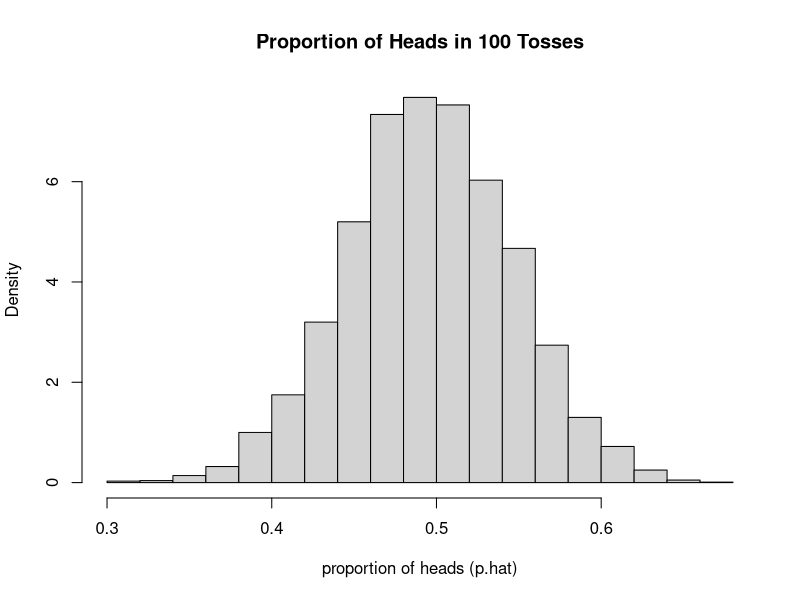
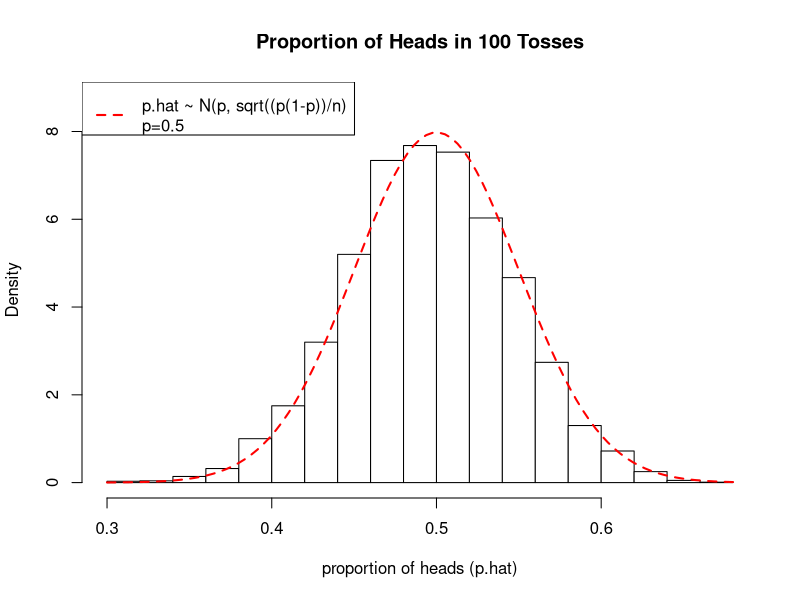
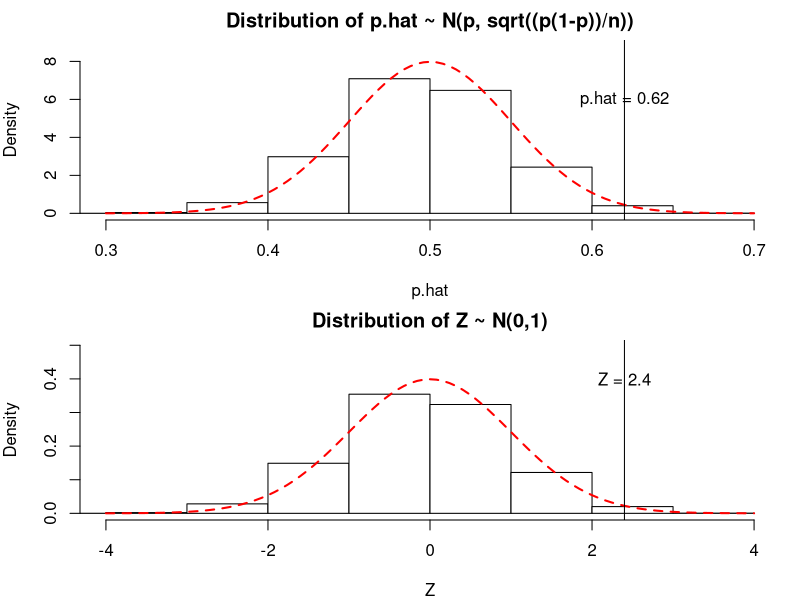
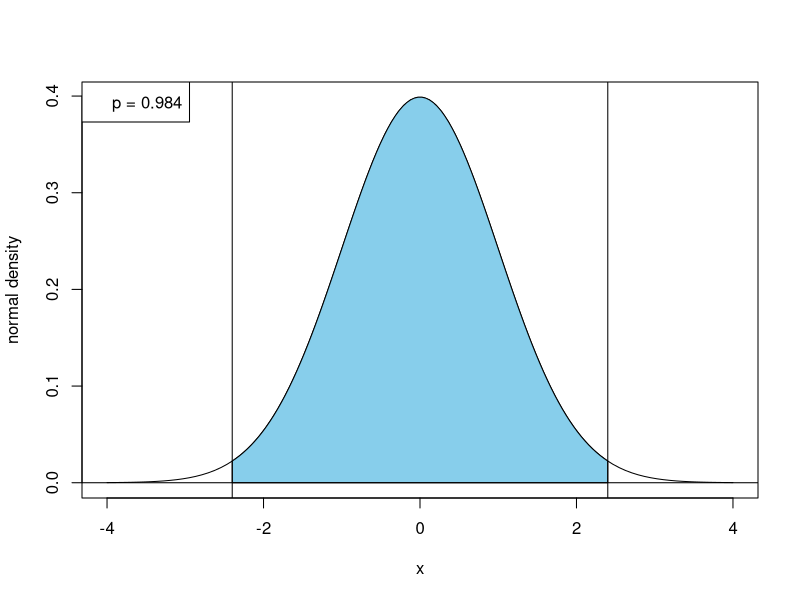

Recreate these plots in R, in order.
####################################################
# Intro to hypothesis testing:
####################################################

# Suppose I want to determine if a coin is biased. 
# I'll flip the coin 100 times, if the proportion of heads I get
# is much more or less than I'd expect by chance, then
# I conclude the coin is biased.

# What proportion of heads do I expect to get by chance? 
# We will simulate to get the distribution of this proportion
count.heads <- function(n) {
  tosses = sample(c("H", "T"), n, replace= TRUE)
  prop.heads = sum(tosses == "H") / length(tosses)
  return(prop.heads)
}


p.hat = replicate(5000, count.heads(100))
hist(p.hat, prob = TRUE, xlab = "proportion of heads (p.hat)", 
     main = "Proportion of Heads in 100 Tosses")

###############################################################
# Fact: if p.hat is the distribution of a sample proportion 
# calculated from a population with mean mu = p, then its 
# standard deviation is sigma / sqrt(n), where sigma = 
# sqrt(p(1-p)) and n is the sample size. Furthermore, 
# the distribution is approximately normal!
###############################################################

####################################################
# histogram with normal distribution
####################################################
hist.norm <- function(X, mu, sigma, ...) { 
  h = hist(X, plot = FALSE)
  col = rep("white", length(h$breaks))
  ylim = NULL
  m = max( max(h$density), dnorm(mu, mean = mu, sd = sigma))
  m = m +0.1*m  
  ylim = c(0,m)
  
  hist(X, prob = TRUE, ylim = ylim, col = col, ...)
  
  curve(dnorm(x, mean = mu, sd = sigma), col = "red", lty = 2, lwd = 2, 
        add = TRUE)
}

n = 100 
p = 0.5
mu = p
sigma = sqrt(p*(1-p))

hist.norm(p.hat, mu, sigma / sqrt(n), main = "Proportion of Heads in 100 Tosses",
          xlab = "proportion of heads (p.hat)")
legend("topleft", legend = "p.hat ~ N(p, sqrt((p(1-p))/n)\np=0.5",
       lwd = 2, lty = 2, col = "red")

#################################################
# The variable p.hat can be transformed
# Let Z = (p.hat - mu) / (sigma / sqrt(n)),
# and Z ~ N(0,1)
#################################################

#################################################
# Let's look at the distribution of Z and 
# compare this to the distribution of p.hat
# Let's also assume that when we flipped a coin
# 100 times, we got heads 62% of the time
#################################################

###########################################################
# observed.Z is our test statistic which follows
# a known distribution under the null hypothesis
# The p-value is the probability that under the null 
# hypothesis, the test statistic exceeds its value in 
# either direction
###########################################################

Z = (p.hat - mu) / (sigma / sqrt(n))
m1 = min(p.hat) - .05
m2 = max(p.hat) + .05
breaks = seq(m1, m2,by=.05)
breaksZ = (breaks - mu) / (sigma / sqrt(n))
xlim = c(0.3, 0.7)
xlimZ = (xlim - mu) / (sigma / sqrt(n))
observed = 0.62
observed.Z = (observed - mu) / (sigma / sqrt(n))
par.orig = par(mfrow = c(2,1), mar = c(4,4,2,1))
hist.norm(p.hat, mu, sigma / sqrt(n), xlim = xlim, 
          main = "Distribution of p.hat ~ N(p, sqrt((p(1-p))/n))",
          xlab = "p.hat", breaks = breaks)
abline(v = observed)
text(0.62, 6, "p.hat = 0.62")
hist.norm(Z, 0, 1 , xlim = xlimZ, 
          main = "Distribution of Z ~ N(0,1)",
          xlab = "Z", breaks = breaksZ)
abline(v = observed.Z)
text(observed.Z, 0.4, "Z = 2.4")
par(par.orig)


########################################################################
# Shades the area under the normal curve between a and b 
# This area corresponds to P (a <= x <= b) when X ~ N (mean, sd)
# For P (x <= b) set a = -Inf
# For P (x >= a) set b = Inf
########################################################################
shade.norm <- function(a,b, mean = 0, sd = 1,  ...) {
  m1 = mean-4*sd
  if (!is.infinite(a)) m1 = min(a,m1)
  m2 = mean+4*sd
  if (!is.infinite(b)) m2 = max(b,m2)
  
  x = seq(m1,m2, length.out = 100)
  plot(x, dnorm(x, mean = mean, sd = sd), type = "l", ylab = "normal density", ...)
  if (is.infinite(a)) a = m1
  if (is.infinite(b)) b = m2
  r = seq(a,b,length.out=100)
  cord.x <- c(a,r,b)
  cord.y <- c(0,dnorm(r, mean = mean, sd = sd),0)
  polygon(cord.x,cord.y,col='skyblue')
  abline(h = 0)
  
  p = pnorm(b, mean = mean, sd = sd) - pnorm(a, mean = mean, sd = sd)
  legend("topleft", legend = paste("p = ", round(p,3), sep = ""))
  
}

##################################################
# p-value is area in unshaded region
#################################################
pos.observed.Z = abs(observed.Z)
neg.observed.Z = - pos.observed.Z
shade.norm(neg.observed.Z, pos.observed.Z)
abline(v = neg.observed.Z)
abline(v = pos.observed.Z)

p.value = 2*(pnorm(neg.observed.Z))

#####################################################
# If p-value is small (generally < 0.05), we
# reject the null hypothesis and accept the
# alternative. This is because the observed test
# statistic is not likely under the null hypothesis
#####################################################


##################################################
# hypothesis test for single proportion in R
#################################################
# compare this to p-value above 
p1 = prop.test(62, 100, correct = FALSE)

###################################################
## more accurate to use 'continuity correction'
###################################################
p2 = prop.test(62, 100, correct = TRUE)

###################################################
## compare to p-value from simulations
###################################################
p3.a = 2*(sum(p.hat >= .62) / length(p.hat))
p3.b = (sum(p.hat >= .62) + sum(p.hat <= 0.38)) / length(p.hat)

